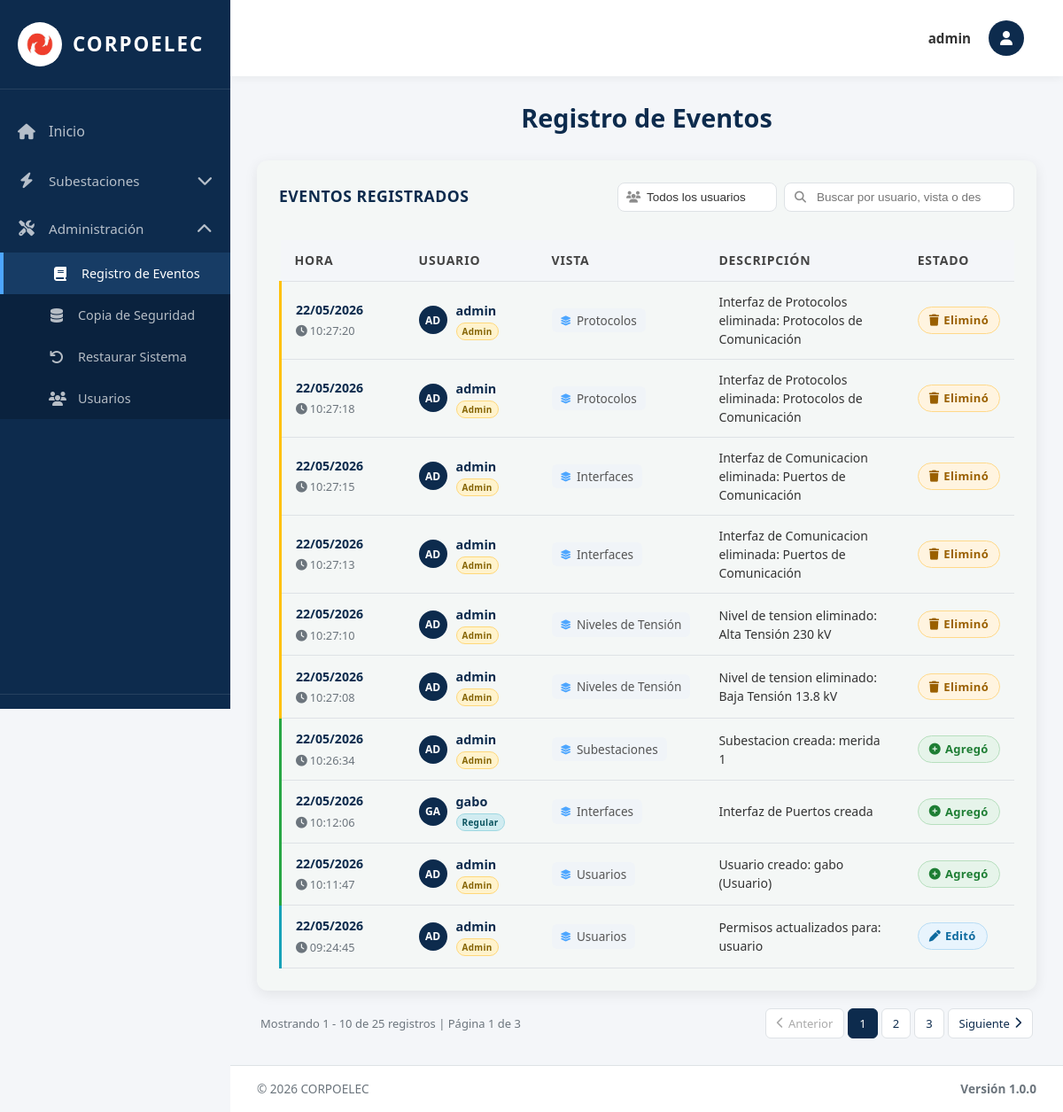
The app's page /bitacora/ (signed in) with its own data.
### equipos/models.py (models this page shows, shortened)
class Evento(models.Model):
    TIPO_CHOICES = [
        ('CREACION', 'Creación'),
        ('ACTUALIZACION', 'Actualización'),
        ('ELIMINACION', 'Eliminación'),
        ('LOGIN', 'Inicio de Sesión'),
        ('LOGOUT', 'Cierre de Sesión'),
        ('ERROR', 'Error'),
        ('OTRO', 'Otro'),
    ]
    Id_Evento = models.AutoField(primary_key=True)
    Tipo = models.CharField(max_length=20, choices=TIPO_CHOICES, default='OTRO')
    Descripcion = models.TextField()
    Usuario = models.ForeignKey(User, on_delete=models.SET_NULL, null=True, blank=True, related_name='eventos')
    Fecha_Hora = models.DateTimeField(auto_now_add=True)
    IP_Address = models.GenericIPAddressField(null=True, blank=True)
    Vista = models.CharField(max_length=100, blank=True, default='')
    class Meta:
        verbose_name = 'Evento'
        verbose_name_plural = 'Registro de Eventos'
        ordering = ['-Fecha_Hora']

### equipos/views.py (the view)
# urls.py: path('bitacora/', bitacora_view, name='registro'),
@login_required(login_url='/login/')
def bitacora_view(request):
    tipo_usuario = request.GET.get('tipo_usuario', '')
    busqueda = request.GET.get('q', '')
    eventos_list = Evento.objects.exclude(Tipo__in=['LOGIN', 'LOGOUT']).order_by('-Fecha_Hora')
    if tipo_usuario == 'admin':
        eventos_list = eventos_list.filter(Usuario__is_superuser=True)
    elif tipo_usuario == 'regular':
        eventos_list = eventos_list.filter(Usuario__is_superuser=False, Usuario__isnull=False)
    elif tipo_usuario == 'sistema':
        eventos_list = eventos_list.filter(Usuario__isnull=True)
    if busqueda:
        eventos_list = eventos_list.filter(
            Q(Usuario__username__icontains=busqueda) |
            Q(Vista__icontains=busqueda) |
            Q(Descripcion__icontains=busqueda)
        )
    paginator = Paginator(eventos_list, 10)
    page_number = request.GET.get('page')
    page_obj = paginator.get_page(page_number)
    context = {
        'title': 'Bitácora de Eventos',
        'page_obj': page_obj,
        'is_admin': request.user.is_superuser,
        'tipo_usuario': tipo_usuario,
        'busqueda': busqueda,
    }
    return render(request, 'bitacora.html', context)

### equipos/context_processors.py (called while the page is built, shortened)
def permisos_usuario(request):
    if request.user.is_superuser:
        return {
            'permisos_usuario': {'crear': True, 'actualizar': True, 'eliminar': True},
            'puede_crear': True,
            'puede_actualizar': True,
            'puede_eliminar': True,
        }

### templates/bitacora.html (shortened to what this page needs)
{% extends 'base.html' %}
{% load static %}
{% block content %}
<div class="welcome-text">
  <h2>Registro de Eventos</h2>
</div>
<div class="table-section">
   <div class="table-header">
     <h3>Eventos Registrados</h3>
     <div class="header-actions">
       <form method="get" id="filterForm" class="filter-form">
         <div class="filter-select-wrapper">
           <select name="tipo_usuario" id="tipoUsuario" class="filter-select" onchange="this.form.submit()">
             <option value=""       {% if not tipo_usuario %}selected{% endif %}>Todos los usuarios</option>
           </select>
         </div>
          <div class="search-wrapper">
            <input type="text" name="q" class="search-input" id="searchInput"
                   placeholder="Buscar por usuario, vista o descripción..."
                   value="{{ busqueda }}">
          </div>
       </form>
     </div>
   </div>
  {% if page_obj.paginator.count > 0 %}
  <div id="resultCount" class="search-results-info">
  </div>
  <table class="data-table">
    <thead>
      <tr>
        <th style="width:140px;">Hora</th>
        <th style="width:150px;">Usuario</th>
        <th style="width:160px;">Vista</th>
        <th>Descripción</th>
        <th style="width:110px;">Estado</th>
      </tr>
    </thead>
    <tbody>
      {% for evento in page_obj %}
      <tr class="row-{% if evento.Tipo == 'CREACION' %}creacion{% elif evento.Tipo == 'ACTUALIZACION' %}actualizacion{% elif evento.Tipo == 'ELIMINACION' %}eliminacion{% elif evento.Tipo == 'LOGIN' %}login{% elif evento.Tipo == 'LOGOUT' %}logout{% elif evento.Tipo == 'ERROR' %}error{% else %}otro{% endif %}">
        <td class="date-cell">
          <div class="date-main">{{ evento.Fecha_Hora|date:"d/m/Y" }}</div>
          <div class="date-time"><i class="fas fa-clock" style="margin-right:3px;"></i>{{ evento.Fecha_Hora|date:"H:i:s" }}</div>
        </td>
        <td>
          <div class="user-cell">
            {% if evento.Usuario %}
              <div class="user-avatar">{{ evento.Usuario.username|slice:":2" }}</div>
              <div>
                <span class="user-name">{{ evento.Usuario.username }}</span>
                {% if evento.Usuario.is_superuser %}
                <span class="user-type-badge admin-badge">Admin</span>
                {% else %}
                <span class="user-type-badge regular-badge">Regular</span>
                {% endif %}
              </div>
            {% else %}
              <div class="user-avatar system"><i class="fas fa-cog"></i></div>
              <div>
                <span class="user-name">Sistema</span>
                <span class="user-type-badge sistema-badge">Sistema</span>
              </div>
            {% endif %}
          </div>
        </td>
        <td>
          {% if evento.Vista %}
            <span class="vista-cell"><i class="fas fa-layer-group"></i>{{ evento.Vista }}</span>
          {% else %}
            <span style="color:#aaa;">—</span>
          {% endif %}
        </td>
        <td class="desc-cell">{{ evento.Descripcion }}</td>
        <td>
          {% if evento.Tipo == 'CREACION' %}
            <span class="badge badge-success"><i class="fas fa-plus-circle"></i>Agregó</span>
          {% elif evento.Tipo == 'ACTUALIZACION' %}
            <span class="badge badge-info"><i class="fas fa-pen"></i>Editó</span>
          {% elif evento.Tipo == 'ELIMINACION' %}
            <span class="badge badge-warning"><i class="fas fa-trash"></i>Eliminó</span>
          {% elif evento.Tipo == 'LOGIN' %}
            <span class="badge badge-login"><i class="fas fa-sign-in-alt"></i>Ingresó</span>
          {% elif evento.Tipo == 'LOGOUT' %}
            <span class="badge badge-logout"><i class="fas fa-sign-out-alt"></i>Salió</span>
          {% elif evento.Tipo == 'ERROR' %}
            <span class="badge badge-error"><i class="fas fa-exclamation-circle"></i>Error</span>
          {% else %}
            <span class="badge badge-secondary">Otro</span>
          {% endif %}
        </td>
      </tr>
      {% endfor %}
    </tbody>
  </table>
  {% else %}
  <div class="no-data">
    <i class="fas fa-inbox"></i>
    No hay eventos que coincidan con los filtros aplicados.
  </div>
  {% endif %}
</div>
{% if page_obj.paginator.num_pages > 1 %}
<div class="pagination-container">
  <div class="pagination-info-left">
    <span class="pagination-text">
      Mostrando {{ page_obj.start_index }} - {{ page_obj.end_index }} de {{ page_obj.paginator.count }} registros
      | Página {{ page_obj.number }} de {{ page_obj.paginator.num_pages }}
    </span>
  </div>
  <div class="pagination-controls-right">
    <nav class="pagination-nav">
      <ul class="pagination-list">
        {% if page_obj.has_previous %}
        <li class="pagination-item">
          <a href="?page={{ page_obj.previous_page_number }}{% if tipo_usuario %}&tipo_usuario={{ tipo_usuario }}{% endif %}{% if busqueda %}&q={{ busqueda }}{% endif %}" class="pagination-link pagination-prev" title="Página anterior">
            <i class="fas fa-chevron-left"></i> Anterior
          </a>
        </li>
        {% else %}
        <li class="pagination-item disabled">
          <span class="pagination-link disabled"><i class="fas fa-chevron-left"></i> Anterior</span>
        </li>
        {% endif %}
        {% for num in page_obj.paginator.page_range %}
        {% if page_obj.number == num %}
        <li class="pagination-item active">
          <span class="pagination-link">{{ num }}</span>
        </li>
        {% elif num > page_obj.number|add:'-3' and num < page_obj.number|add:'3' %}
        <li class="pagination-item">
          <a href="?page={{ num }}{% if tipo_usuario %}&tipo_usuario={{ tipo_usuario }}{% endif %}{% if busqueda %}&q={{ busqueda }}{% endif %}" class="pagination-link">{{ num }}</a>
        </li>
        {% endif %}
        {% endfor %}
        {% if page_obj.has_next %}
        <li class="pagination-item">
          <a href="?page={{ page_obj.next_page_number }}{% if tipo_usuario %}&tipo_usuario={{ tipo_usuario }}{% endif %}{% if busqueda %}&q={{ busqueda }}{% endif %}" class="pagination-link pagination-next" title="Página siguiente">
            Siguiente <i class="fas fa-chevron-right"></i>
          </a>
        </li>
        {% else %}
        <li class="pagination-item disabled">
          <span class="pagination-link disabled">Siguiente <i class="fas fa-chevron-right"></i></span>
        </li>
        {% endif %}
      </ul>
    </nav>
  </div>
</div>
{% endif %}
{% endblock %}

### templates/base.html (shortened to what this page needs)
{% load static %}
<!DOCTYPE html>
<html lang="es">
<head>
  <link rel="stylesheet" href="https://cdnjs.cloudflare.com/ajax/libs/font-awesome/6.4.0/css/all.min.css">
  <link rel="stylesheet" href="{% static 'css/global.css' %}">
 </head>
<body>
  <div class="layout-wrapper">
    <aside class="sidebar" id="sidebar">
      <div class="sidebar-brand" onclick="toggleSidebar()">
        <div class="sidebar-logo">
          <img src="{% static 'img/logo.jpg' %}" alt="Corpoelec">
        </div>
        <span class="sidebar-brand-text">Corpoelec</span>
      </div>
 <nav class="sidebar-nav">
        <a href="{% url 'index' %}" class="{% if request.path == '/' %}active{% endif %}" onclick="closeMobileSidebar()">
          <i class="fas fa-home"></i>
          <span>Inicio</span>
        </a>
         <div class="sidebar-dropdown ">
          <a href="#" class="dropdown-toggle" onclick="toggleDropdown(event, 'subestaciones-dropdown')">
            <i class="fas fa-bolt"></i>
            <span>Subestaciones</span>
            <i class="fas fa-chevron-down dropdown-arrow"></i>
          </a>
         </div>
           {% if user.is_staff %}
           <div class="sidebar-dropdown {% if request.path == '/bitacora/' or request.path == '/admin/restaurar/' or request.path == '/admin/backup/' or request.path == '/admin/usuarios/' %}active{% endif %}">
             <a href="#" class="dropdown-toggle" onclick="toggleDropdown(event, 'admin-dropdown')">
               <i class="fas fa-tools"></i>
               <span>Administración</span>
               <i class="fas fa-chevron-down dropdown-arrow"></i>
             </a>
              <div class="dropdown-menu" id="admin-dropdown">
                <a href="{% url 'registro' %}" class="{% if request.path == '/bitacora/' %}active{% endif %}" onclick="closeMobileSidebar()">
                  <i class="fas fa-book"></i>
                  <span>Registro de Eventos</span>
                </a>
               <a href="{% url 'admin_backup' %}" class="{% if request.path == '/admin/backup/' %}active{% endif %}" onclick="closeMobileSidebar()">
                 <i class="fas fa-database"></i>
                 <span>Copia de Seguridad</span>
               </a>
               <a href="{% url 'admin_restaurar' %}" class="{% if request.path == '/admin/restaurar/' %}active{% endif %}" onclick="closeMobileSidebar()">
                 <i class="fas fa-undo"></i>
                 <span>Restaurar Sistema</span>
               </a>
               {% if user.is_staff %}
               <a href="{% url 'admin_usuarios' %}" class="{% if request.path == '/admin/usuarios/' %}active{% endif %}" onclick="closeMobileSidebar()">
                 <i class="fas fa-users"></i>
                 <span>Usuarios</span>
               </a>
               {% endif %}
             </div>
           </div>
           {% endif %}
        </nav>
        <div class="sidebar-bottom">
        </div>
      </aside>
    <main class="main-content" id="mainContent">
      <nav class="navbar">
        <div class="navbar-user">
          <div class="navbar-user-trigger" onclick="toggleUserMenu(event)">
            <div class="navbar-user-name">
              {% if user.first_name %}{{ user.first_name }}{% else %}{{ user.username }}{% endif %}
            </div>
            <div class="navbar-user-avatar">
              <i class="fas fa-user"></i>
            </div>
          </div>
         </div>
       </nav>
      <div class="content-area">
        {% block content %}{% endblock %}
      </div>
      <footer class="footer">
        <div class="footer-left">
          <span>© 2026 CORPOELEC</span>
        </div>
        <div class="footer-version">Versión 1.0.0</div>
      </footer>
    </main>
  </div>
</body>
</html>

### static/css/global.css (style rules this page uses)
body { font-size: 16px; font-weight: 400; color: #333; font-family: 'Open Sans', 'Segoe UI', Arial, sans-serif; line-height: 1.6; }
h1, h2, h3, .welcome-text h2 { font-size: 26px; font-weight: 700; color: #002D5A; margin: 0 0 20px 0; line-height: 1.2; }
.data-table thead th { font-size: 14px !important; font-weight: 700 !important; text-transform: uppercase !important; color: #444 !important; letter-spacing: 0.8px; padding: 12px 16px !important; }
.data-table tbody td { font-size: 14px !important; font-weight: 400 !important; color: #333 !important; padding: 12px 16px !important; }
.data-table tbody td strong, .data-table tbody .badge { font-weight: 700; }
.data-table { border-collapse: collapse; width: 100%; }
.data-table tbody tr { transition: background 0.15s ease; }
.data-table th, .data-table td { padding-top: 12px !important; padding-bottom: 12px !important; }
.badge, .badge-blue { font-size: 13px !important; font-weight: 600; padding: 4px 12px; border-radius: 12px; }
.form-control, input[type="text"], input[type="email"], select, textarea { font-size: 14px; font-weight: 400; color: #333; }
a { color: #1890ff; text-decoration: none; font-weight: 500; }

### records on screen
Evento: Fecha_Hora "22/05/2026", Fecha_Hora "10:27:20", Usuario.username "AD", Usuario.username "admin", shows "Admin", Vista "Protocolos", Descripcion "Interfaz de Protocolos eliminada: Protocolos de Comunicación", Tipo "ELIMINACION" (drawn)
Evento: Fecha_Hora "22/05/2026", Fecha_Hora "10:27:18", Usuario.username "AD", Usuario.username "admin", shows "Admin", Vista "Protocolos", Descripcion "Interfaz de Protocolos eliminada: Protocolos de Comunicación", Tipo "ELIMINACION" (drawn)
Evento: Fecha_Hora "22/05/2026", Fecha_Hora "10:27:15", Usuario.username "AD", Usuario.username "admin", shows "Admin", Vista "Interfaces", Descripcion "Interfaz de Comunicacion eliminada: Puertos de Comunicación", Tipo "ELIMINACION" (drawn)
Evento: Fecha_Hora "22/05/2026", Fecha_Hora "10:27:13", Usuario.username "AD", Usuario.username "admin", shows "Admin", Vista "Interfaces", Descripcion "Interfaz de Comunicacion eliminada: Puertos de Comunicación", Tipo "ELIMINACION" (drawn)
Evento: Fecha_Hora "22/05/2026", Fecha_Hora "10:27:10", Usuario.username "AD", Usuario.username "admin", shows "Admin", Vista "Niveles de Tensión", Descripcion "Nivel de tension eliminado: Alta Tensión 230 kV", Tipo "ELIMINACION" (drawn)
Evento: Fecha_Hora "22/05/2026", Fecha_Hora "10:27:08", Usuario.username "AD", Usuario.username "admin", shows "Admin", Vista "Niveles de Tensión", Descripcion "Nivel de tension eliminado: Baja Tensión 13.8 kV", Tipo "ELIMINACION" (drawn)
Evento: Fecha_Hora "22/05/2026", Fecha_Hora "10:26:34", Usuario.username "AD", Usuario.username "admin", shows "Admin", Vista "Subestaciones", Descripcion "Subestacion creada: merida 1", Tipo "CREACION" (drawn)
Evento: Fecha_Hora "22/05/2026", Fecha_Hora "10:12:06", Usuario.username "GA", Usuario.username "gabo", shows "Regular", Vista "Interfaces", Descripcion "Interfaz de Puertos creada", Tipo "CREACION" (drawn)
Evento: Fecha_Hora "22/05/2026", Fecha_Hora "10:11:47", Usuario.username "AD", Usuario.username "admin", shows "Admin", Vista "Usuarios", Descripcion "Usuario creado: gabo (Usuario)", Tipo "CREACION" (drawn)
Evento: Fecha_Hora "22/05/2026", Fecha_Hora "09:24:45", Usuario.username "AD", Usuario.username "admin", shows "Admin", Vista "Usuarios", Descripcion "Permisos actualizados para: usuario", Tipo "ACTUALIZACION" (drawn)

### other values on screen
{{ user.username }} "admin"
{{ page_obj.start_index }} "1"
{{ page_obj.end_index }} "10"
{{ page_obj.paginator.count }} "25"
{{ page_obj.number }} "1"
{{ page_obj.paginator.num_pages }} "3"
{{ num }} "1"
{{ num }} "2" "3"
